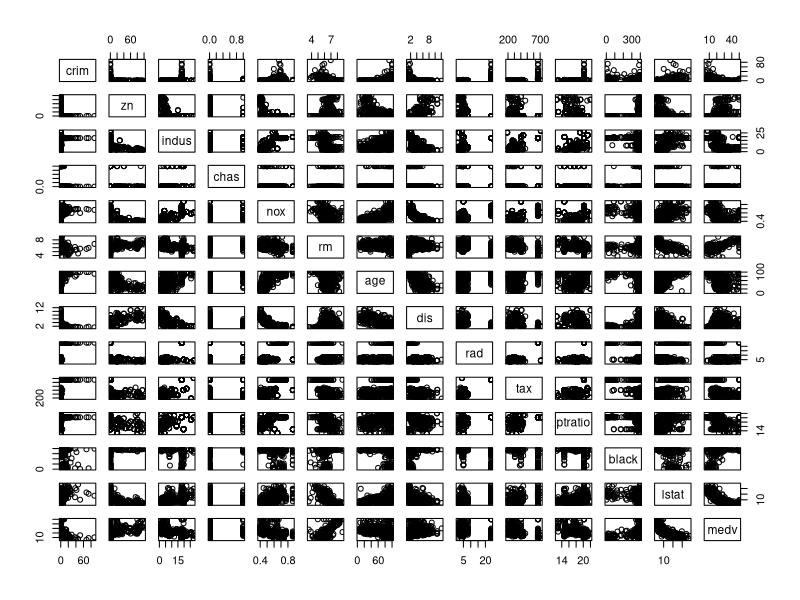
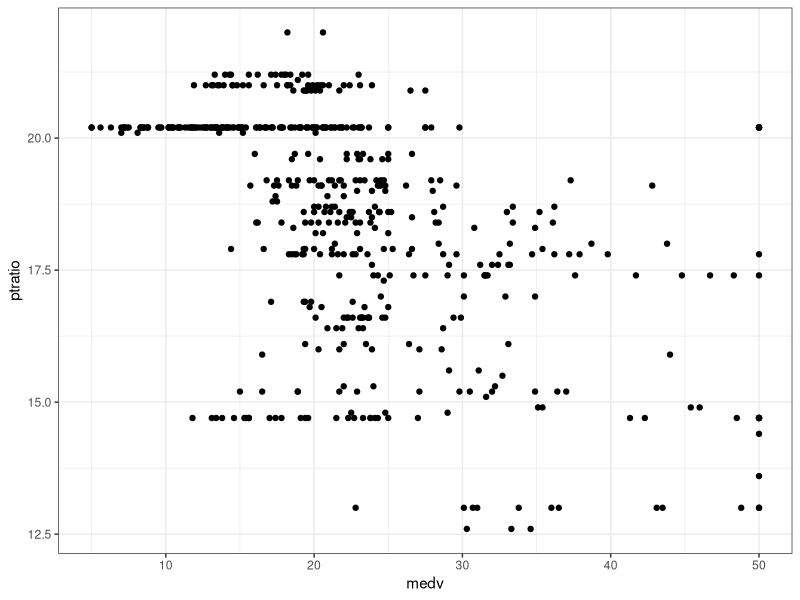
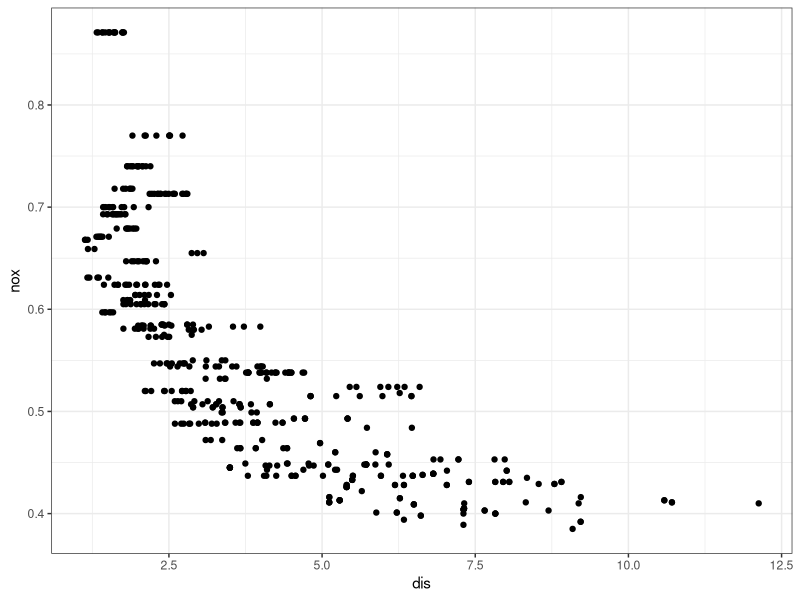
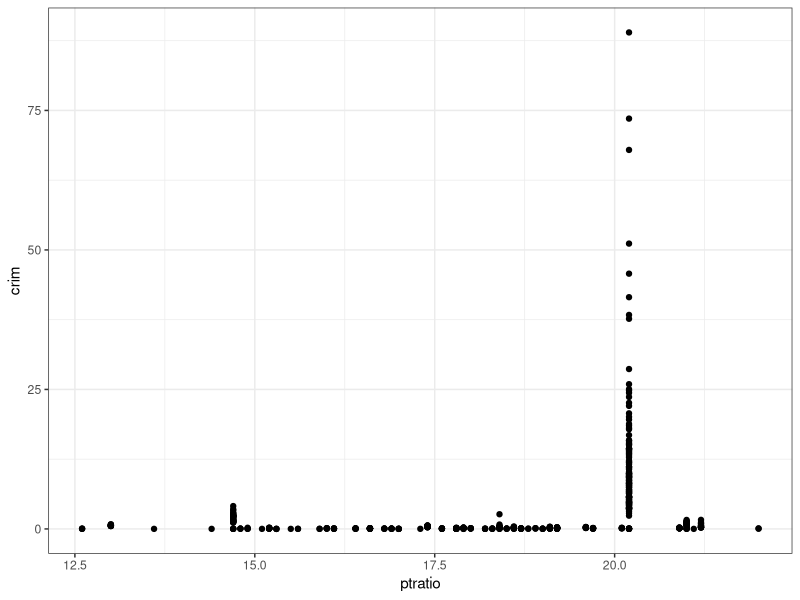
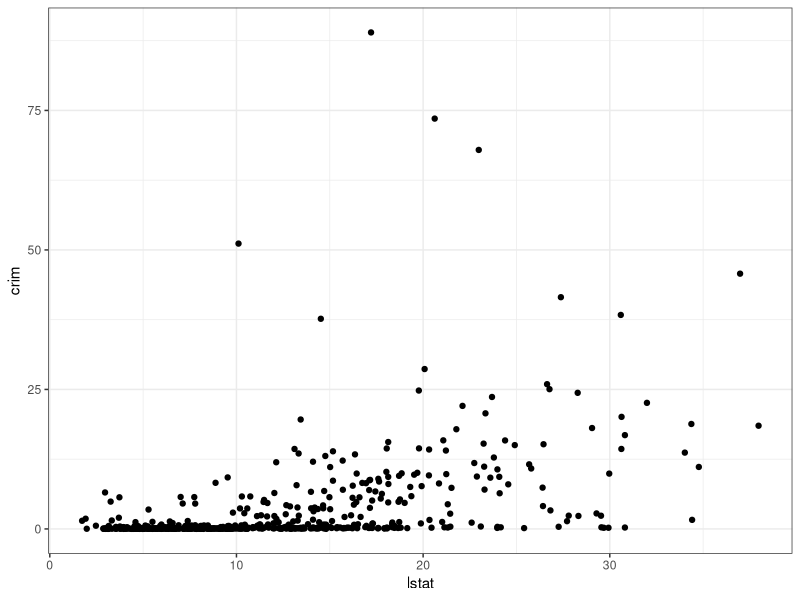
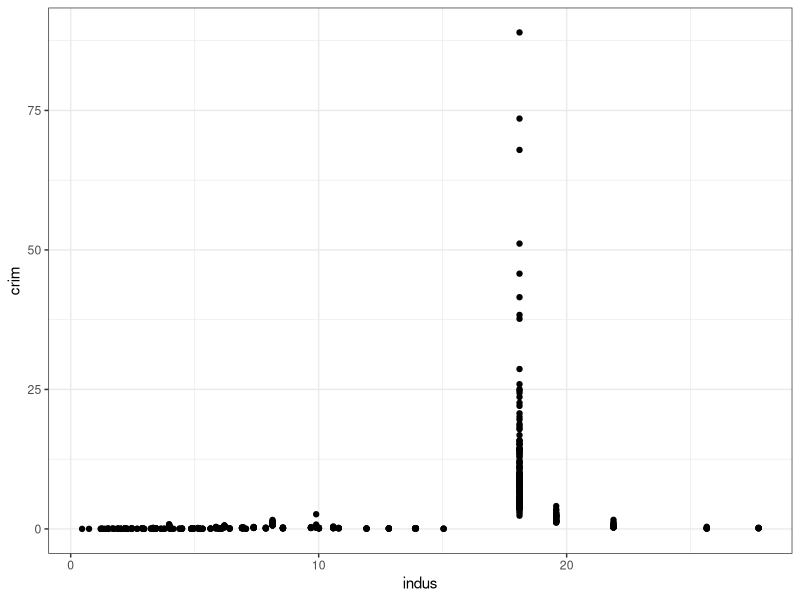
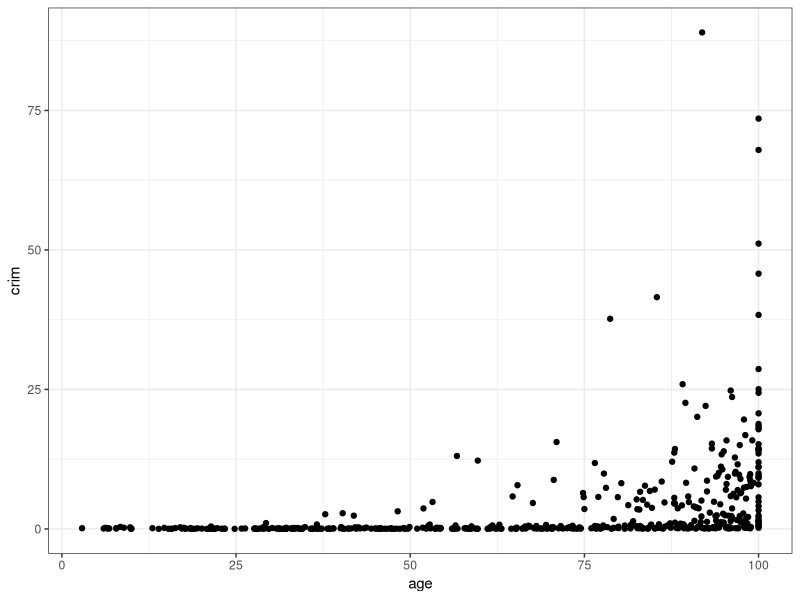
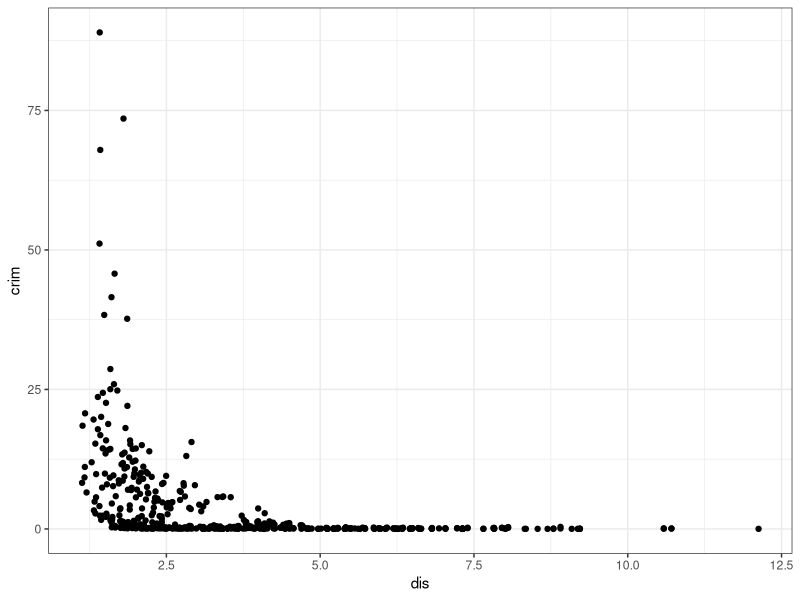

Source code (R) for these figures, in order: (Note: this script raises an error after producing the figures.)
#############################
# Brian Weinstein - bmw2148
# STAT S4240 002
# Homework 1, Problem 3
# 2015-07-13
#
# Chapter 2.4, Problem 10 from James/Witten/Hastie/Tibshirani, An Introduction to Statistical Learning, Springer 2014
#############################



#################
# Setup
#################

# set working directory
setwd("~/Documents/data-mining/homework_1")

# load libraries
library(ggplot2)
theme_set(theme_bw())
library(dplyr)



#################
# Problem 10a
#################

library(MASS)

View(Boston)

?Boston

dim(Boston)

Boston <- Boston # adding to global environment for convenience



#################
# Problem 10b
#################


pairs(Boston)


ggplot(Boston, aes(x=medv, y=ptratio)) + 
  geom_point()
ggsave(filename='writeup/10b_ptratio_vs_medv.png', width=5, height=2.5)

ggplot(Boston, aes(x=dis, y=nox)) + 
  geom_point()
ggsave(filename='writeup/10b_nox_vs_dis.png', width=5, height=2.5)




#################
# Problem 10c
#################

ggplot(Boston, aes(x=ptratio, y=crim)) + 
  geom_point()

ggplot(Boston, aes(x=lstat, y=crim)) + 
  geom_point()
ggsave(filename='writeup/10b_crim_vs_lstat.png', width=5, height=2.5)

ggplot(Boston, aes(x=indus, y=crim)) + 
  geom_point()

ggplot(Boston, aes(x=age, y=crim)) + 
  geom_point()
ggsave(filename='writeup/10b_crim_vs_age.png', width=5, height=2.5)

ggplot(Boston, aes(x=dis, y=crim)) + 
  geom_point()
ggsave(filename='writeup/10b_crim_vs_dis.png', width=5, height=2.5)

ggplot(Boston, aes(x=medv, y=crim)) + 
  geom_point()
ggsave(filename='writeup/10b_crim_vs_medv.png', width=5, height=2.5)




#################
# Problem 10d
#################

# crime rates

ggplot(Boston, aes(x=crim)) +
  geom_histogram()

data.frame(rowNum=row.names(Boston), Boston) %>%
  filter(crim > 25) %>%
  select(rowNum) %>%
  c()


# tax rates

ggplot(Boston, aes(x=tax)) +
  geom_histogram()

data.frame(rowNum=row.names(Boston), Boston) %>%
  filter(tax > 600) %>%
  select(rowNum) %>%
  c()

# pupil-teacher ratios

ggplot(Boston, aes(x=ptratio)) +
  geom_histogram()

data.frame(rowNum=row.names(Boston), Boston) %>%
  filter(tax > 600) %>%
  select(rowNum) %>%
  c()


# Range of each predictor

data.frame(
  stat=c("min", "max"),
  lapply(Boston, function(col){range(col)}
  )
)


#################
# Problem 10e
#################

# number of town bordering the Charles river
Boston %>% filter(chas==1) %>% nrow()



#################
# Problem 10f
#################

# median pupil-teacher ratio
median(Boston$ptratio)


#################
# Problem 10g
#################

# suburbs with lowest medv
data.frame(rowNum=row.names(Boston), Boston) %>%
  filter(medv==min(medv))



#################
# Problem 10h
#################

# suburbs with more than 7 rooms/dwelling
data.frame(rowNum=row.names(Boston), Boston) %>%
  filter(rm > 7) %>%
  nrow()

# suburbs with more than 8 rooms/dwelling
data.frame(rowNum=row.names(Boston), Boston) %>%
  filter(rm > 8)




